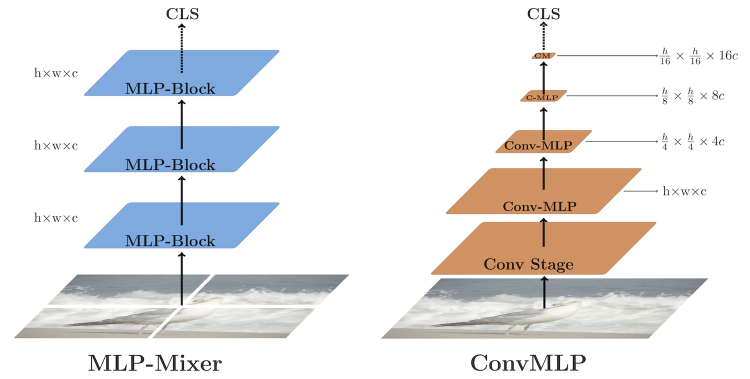
#> input picture Convolutional-MLPs/images/comparison.png, 1500 x 758 px (shown at 1/2 size)
$ python -i all_noise.py   (imports and definitions only)
#> lines starting #> are read from the running program, lines starting #| are printed output that depends on the picture; after the words box and inside, x2 and y2 are one past the last pixel; in counts of white or black regions, pixels touching at a corner belong together
#> further down, picture is the input picture: shape (758, 1500, 3); mean B, G, R 231.8, 231.1, 231.7
import  cv2
import numpy as np

p = 1


def set_param(param):
    global p
    p = param

def get_param():
    global p
    print(p)

# [37 lines left out: functions image_translation, image_scale, image_shear, image_rotation, image_contrast, image_brightness, not called in this run]

# https://stackoverflow.com/questions/32609098/how-to-fast-change-image-brightness-with-python-opencv
def increase_brightness(img, value=p*10):
#> called with value = 10
    hsv = cv2.cvtColor(img, cv2.COLOR_BGR2HSV)
#> hsv: shape (758, 1500, 3); mean H, S, V 15.6, 18.2, 239.1
    h, s, v = cv2.split(hsv)
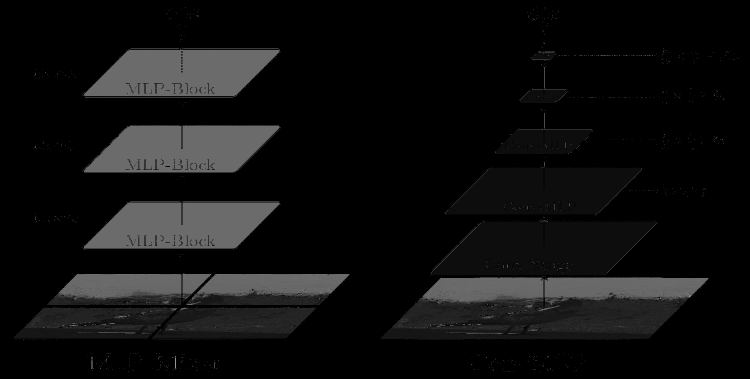
#> h: shape (758, 1500) (shown at 1/2 size); min 0, max 176, mean 15.6
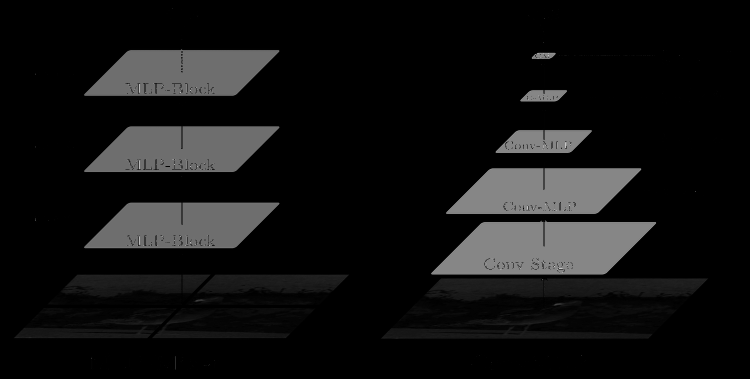
#> s: shape (758, 1500) (shown at 1/2 size); min 0, max 255, mean 18.2
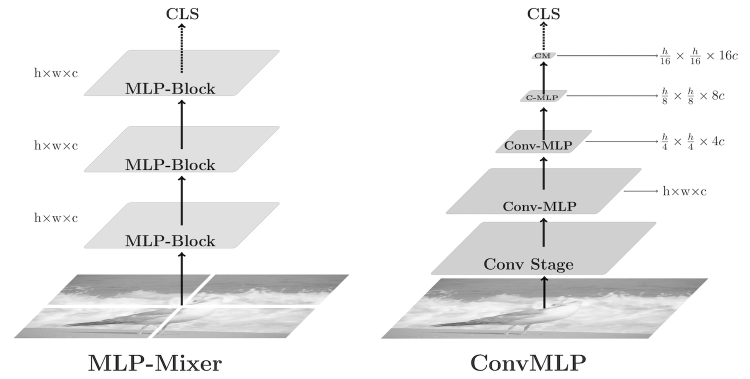
#> v: shape (758, 1500) (shown at 1/2 size); min 0, max 255, mean 239.1

    lim = 255 - value
    v[v > lim] = 255
#> v: shape (758, 1500); 1.68% of pixels changed, all inside (x1, y1, x2, y2) = (26, 13, 1478, 745)
    v[v <= lim] += value

    final_hsv = cv2.merge((h, s, v))
#> final_hsv: shape (758, 1500, 3); mean H, S, V 15.6, 18.2, 241.9
    img = cv2.cvtColor(final_hsv, cv2.COLOR_HSV2BGR)
    return img


# [23 lines left out: function image_blur, not called in this run]

>>> import cv2
>>> picture = cv2.imread('../Convolutional-MLPs/images/comparison.png')
>>> result = increase_brightness(picture)

$ run again, on Convolutional-MLPs/images/model.png
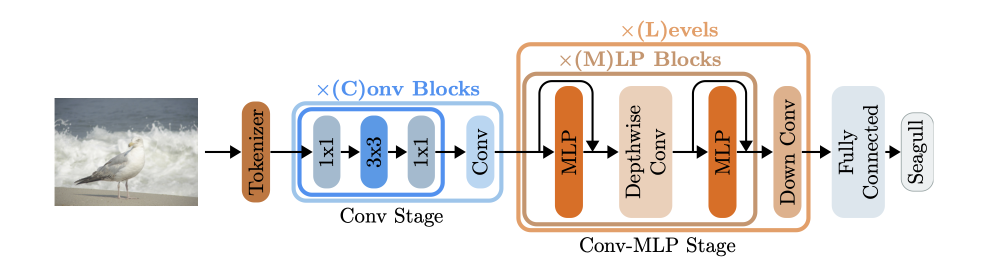
#> input picture Convolutional-MLPs/images/model.png, 1961 x 550 px (shown at 1/2 size)
#> picture is the input picture: shape (550, 1961, 3); mean B, G, R 228.1, 230.5, 234.4
#> hsv: shape (550, 1961, 3); mean H, S, V 13.1, 19, 239.1
#> in increase_brightness, `h, s, v = cv2.split(hsv)`:
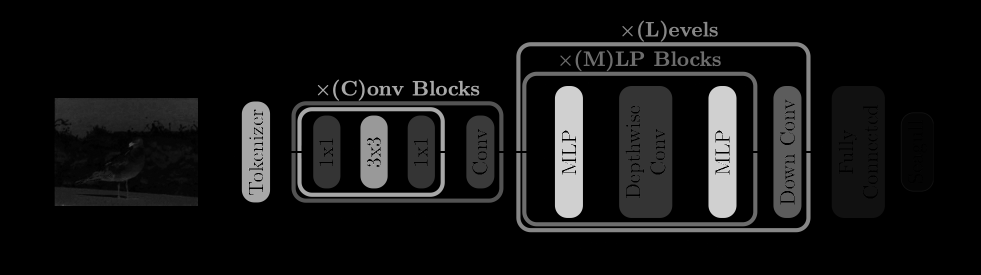
#> s: shape (550, 1961) (shown at 1/2 size); min 0, max 255, mean 19
#> in increase_brightness, `h, s, v = cv2.split(hsv)`:
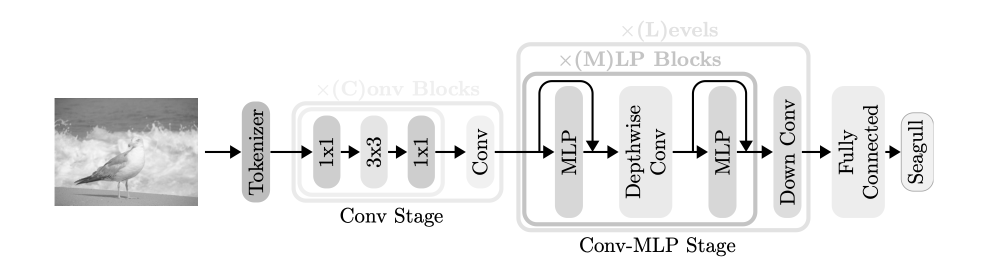
#> v: shape (550, 1961) (shown at 1/2 size); min 0, max 255, mean 239.1
#> final_hsv: shape (550, 1961, 3); mean H, S, V 13.1, 19, 241.7

$ run again, on Convolutional-MLPs/images/visualization.png
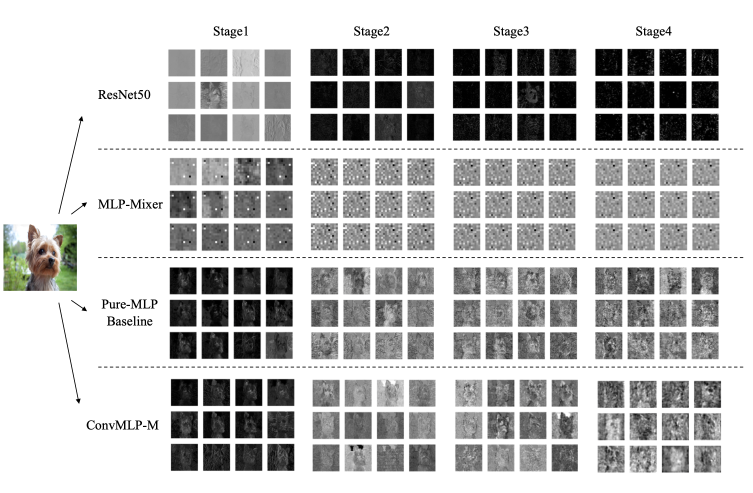
#> input picture Convolutional-MLPs/images/visualization.png, 1506 x 986 px (shown at 1/2 size)
#> picture is the input picture: shape (986, 1506, 3); mean B, G, R 192.5, 192.9, 192.8
#> hsv: shape (986, 1506, 3); mean H, S, V 1.2, 1, 193
#> in increase_brightness, `h, s, v = cv2.split(hsv)`:
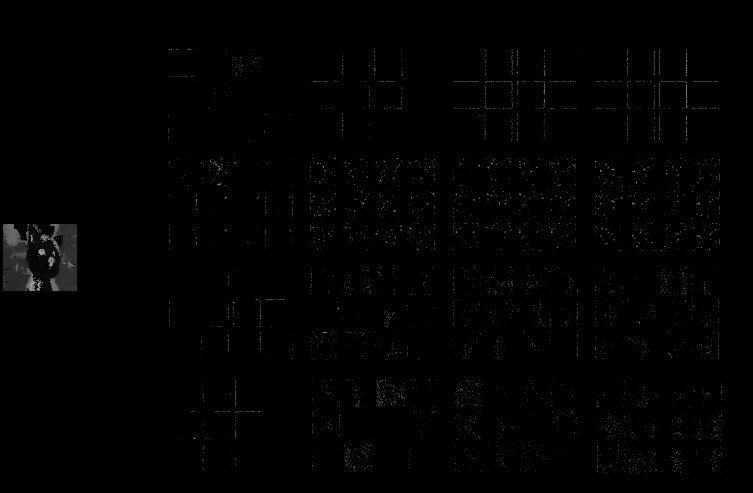
#> h: shape (986, 1506) (shown at 1/2 size); min 0, max 179, mean 1.2
#> in increase_brightness, `v[v > lim] = 255`:
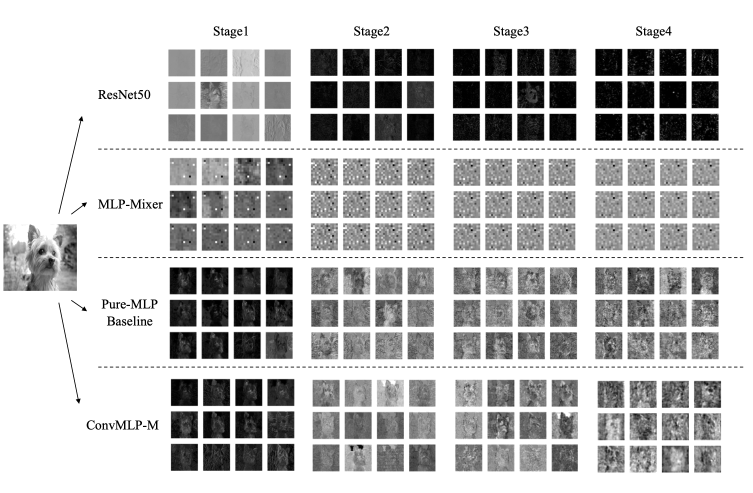
#> v: shape (986, 1506) (shown at 1/2 size); min 0, max 255, mean 193.1
#> final_hsv: shape (986, 1506, 3); mean H, S, V 1.2, 1, 197.2
